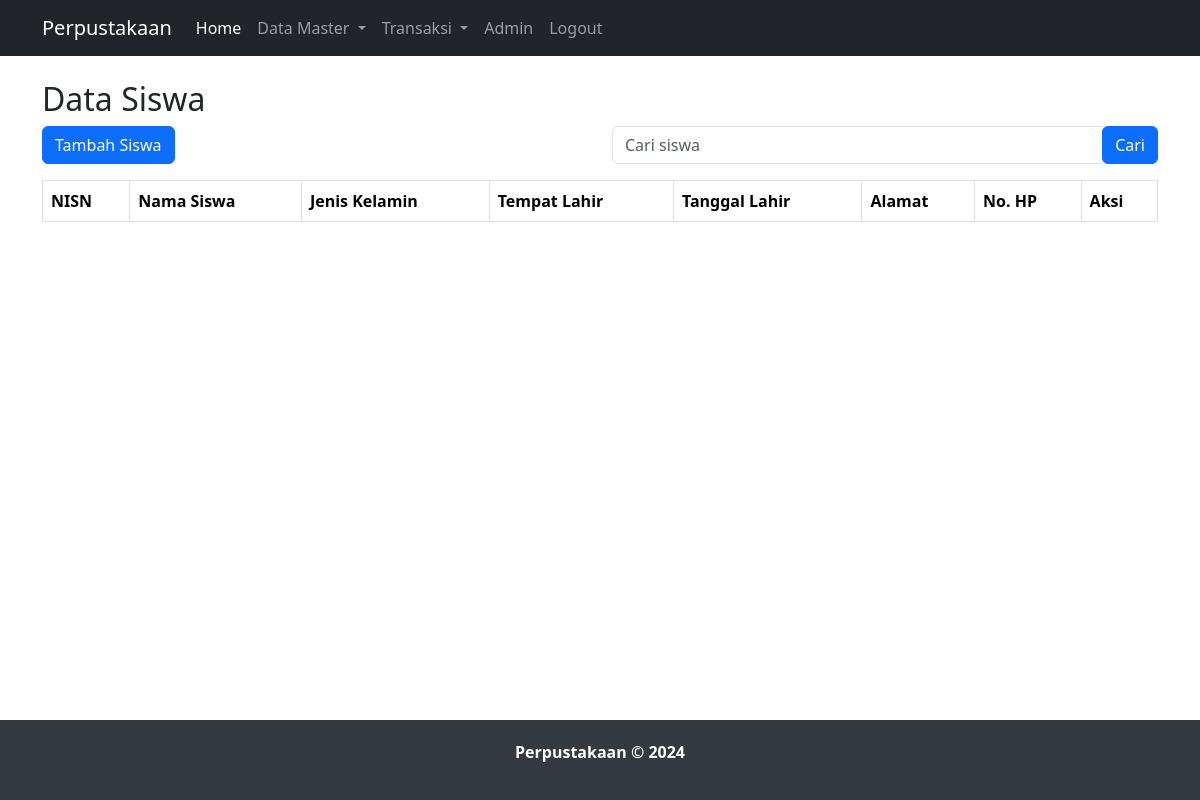
The app's page /data_siswa.php, older data.
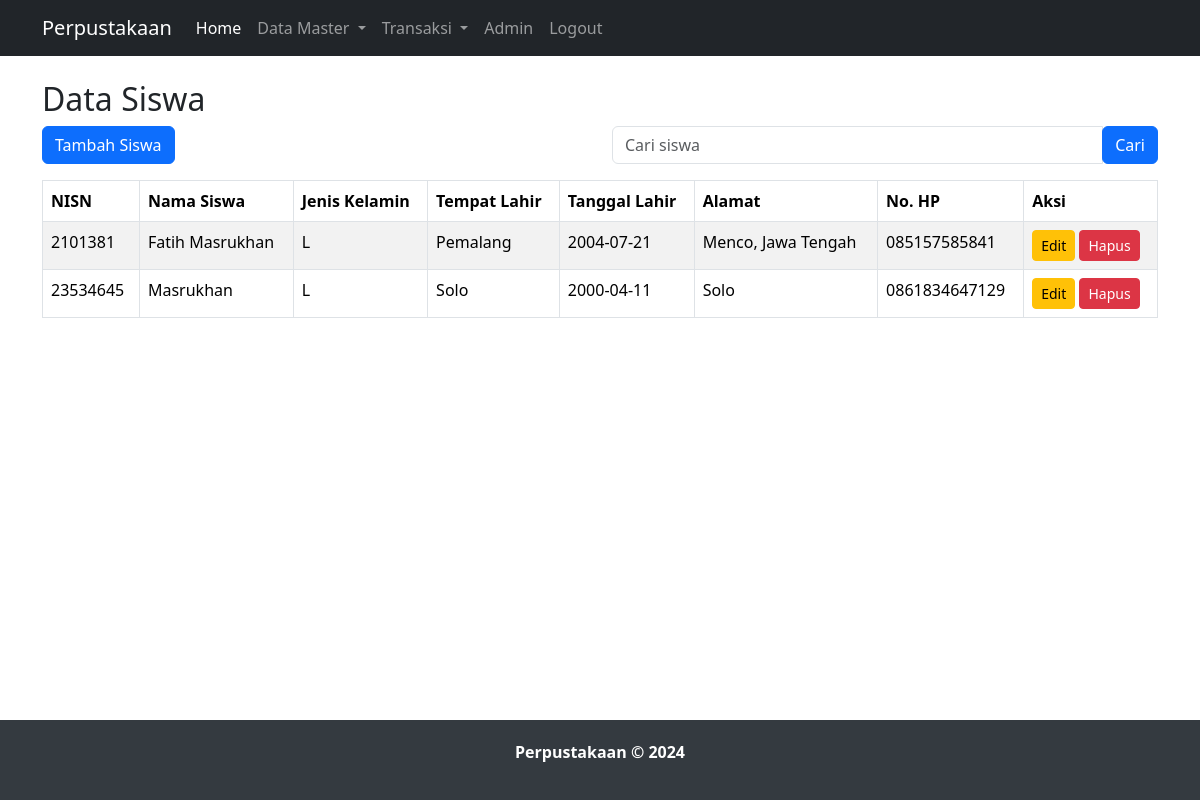
The same page, newer data.
### tables this page shows
CREATE TABLE `siswa` (
  `nisn` varchar(20) NOT NULL,
  `nama_siswa` varchar(100) DEFAULT NULL,
  `jkel` char(1) DEFAULT NULL,
  `tempat_lahir` varchar(30) DEFAULT NULL,
  `tgl_lahir` date DEFAULT NULL,
  `alamat` varchar(255) DEFAULT NULL,
  `no_hp` varchar(13) DEFAULT NULL
);

### data_siswa.php (the view, shortened to what this page needs)
<?php
include "header.php";
include "koneksi.php";
$search = "";
if(isset($_GET['search'])) {
    $search = mysqli_real_escape_string($koneksi, $_GET['search']);
    $query = "SELECT * FROM siswa WHERE
              nisn LIKE '%$search%' OR
              nama_siswa LIKE '%$search%' OR
              jkel LIKE '%$search%' OR
              tempat_lahir LIKE '%$search%' OR
              tgl_lahir LIKE '%$search%' OR
              alamat LIKE '%$search%' OR
              no_hp LIKE '%$search%'";
} else {
    $query = "SELECT * FROM siswa";
}
$result = mysqli_query($koneksi, $query);
?>
<div class="container mt-4">
    <h2>Data Siswa</h2>
    <div class="row mb-3">
        <div class="col">
            <a href="tambah_siswa.php" class="btn btn-primary">Tambah Siswa</a>
        </div>
        <div class="col">
            <form action="" method="GET">
                <div class="input-group">
                    <input type="text" class="form-control" placeholder="Cari siswa" name="search" value="<?php echo $search; ?>">
                    <div class="input-group-append">
                        <button class="btn btn-primary" type="submit">Cari</button>
                    </div>
                </div>
            </form>
        </div>
    </div>
    <table class="table table-bordered table-striped">
        <thead>
            <tr>
                <th>NISN</th>
                <th>Nama Siswa</th>
                <th>Jenis Kelamin</th>
                <th>Tempat Lahir</th>
                <th>Tanggal Lahir</th>
                <th>Alamat</th>
                <th>No. HP</th>
                <th>Aksi</th>
            </tr>
        </thead>
        <tbody>
            <?php
            while($row = mysqli_fetch_assoc($result)) {
                echo "<tr>";
                echo "<td>".$row['nisn']."</td>";
                echo "<td>".$row['nama_siswa']."</td>";
                echo "<td>".$row['jkel']."</td>";
                echo "<td>".$row['tempat_lahir']."</td>";
                echo "<td>".$row['tgl_lahir']."</td>";
                echo "<td>".$row['alamat']."</td>";
                echo "<td>".$row['no_hp']."</td>";
                echo "<td>
                        <a href='edit_siswa.php?nisn=".$row['nisn']."' class='btn btn-warning btn-sm'>Edit</a>
                        <a href='#' onclick='konfirmasiHapus(\"".$row['nisn']."\")' class='btn btn-danger btn-sm'>Hapus</a>
                      </td>";
                echo "</tr>";
            }
            ?>
        </tbody>
    </table>
</div>

### header.php (shortened to what this page needs)
<!doctype html>
<html lang="en">
  <head>
    <link href="https://cdn.jsdelivr.net/npm/bootstrap@5.3.3/dist/css/bootstrap.min.css" rel="stylesheet">
  </head>
  <body>
    <nav class="navbar navbar-expand-lg navbar-dark bg-dark">
      <div class="container">
        <a class="navbar-brand" href="#">Perpustakaan</a>
        <div class="collapse navbar-collapse" id="navbarSupportedContent">
          <ul class="navbar-nav me-auto mb-2 mb-lg-0">
            <li class="nav-item">
              <a class="nav-link active" aria-current="page" href="home.php">Home</a>
            </li>
            <li class="nav-item dropdown">
              <a class="nav-link dropdown-toggle" href="#" role="button" data-bs-toggle="dropdown" aria-expanded="false">
                Data Master
              </a>
            </li>
            <li class="nav-item dropdown">
              <a class="nav-link dropdown-toggle" href="#" role="button" data-bs-toggle="dropdown" aria-expanded="false">
                Transaksi
              </a>
            </li>
            <li class="nav-item">
              <a class="nav-link" href="data_admin.php">Admin</a>
            </li>
            <li class="nav-item">
              <a class="nav-link" href="logout.php">Logout</a>
            </li>
          </ul>
        </div>
      </div>
    </nav>

### header.php (style rules this page uses)
html, body { height: 100%; margin: 0; display: flex; flex-direction: column; }

Row changes from the older to the newer data that the page shows:
added siswa: nisn "2101381", nama_siswa "Fatih Masrukhan", jkel "L", tempat_lahir "Pemalang", tgl_lahir "2004-07-21", alamat "Menco, Jawa Tengah", no_hp "085157585841"
added siswa: nisn "23534645", nama_siswa "Masrukhan", jkel "L", tempat_lahir "Solo", tgl_lahir "2000-04-11", alamat "Solo", no_hp "0861834647129"
